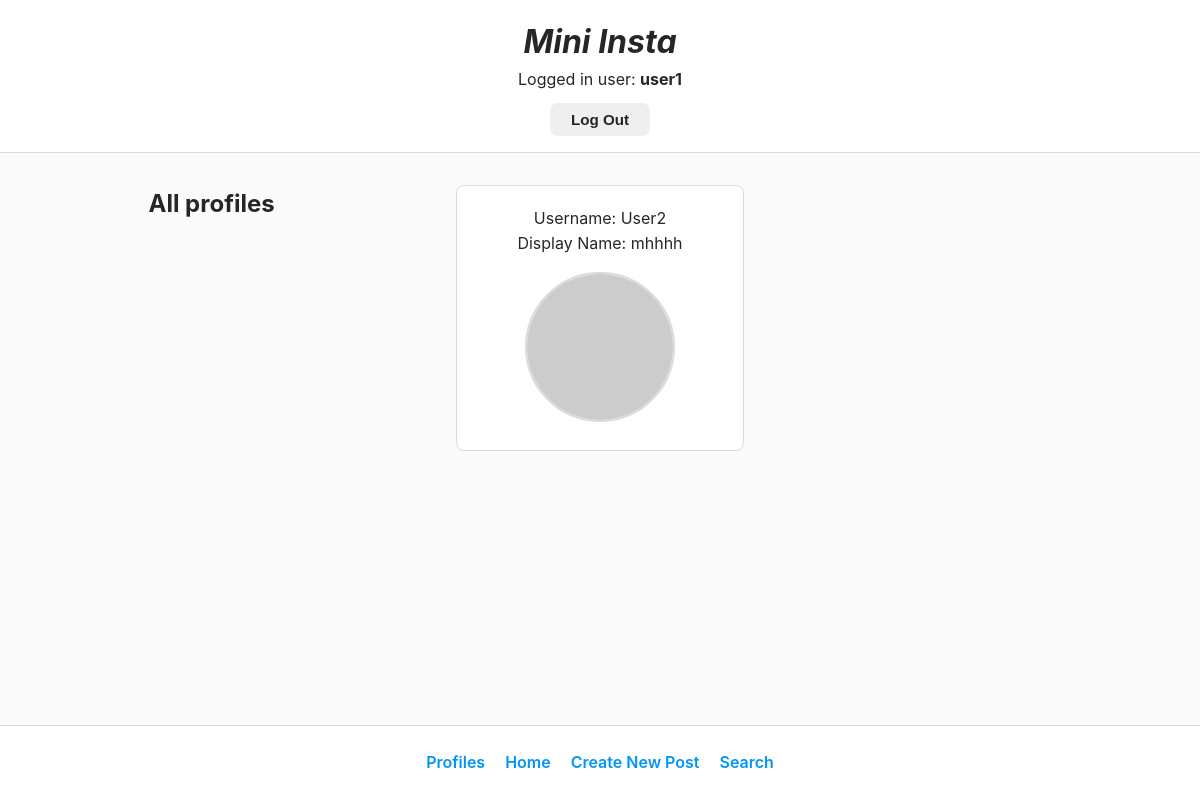
/mini_insta/ (signed in), run on an earlier commit of the app's database.
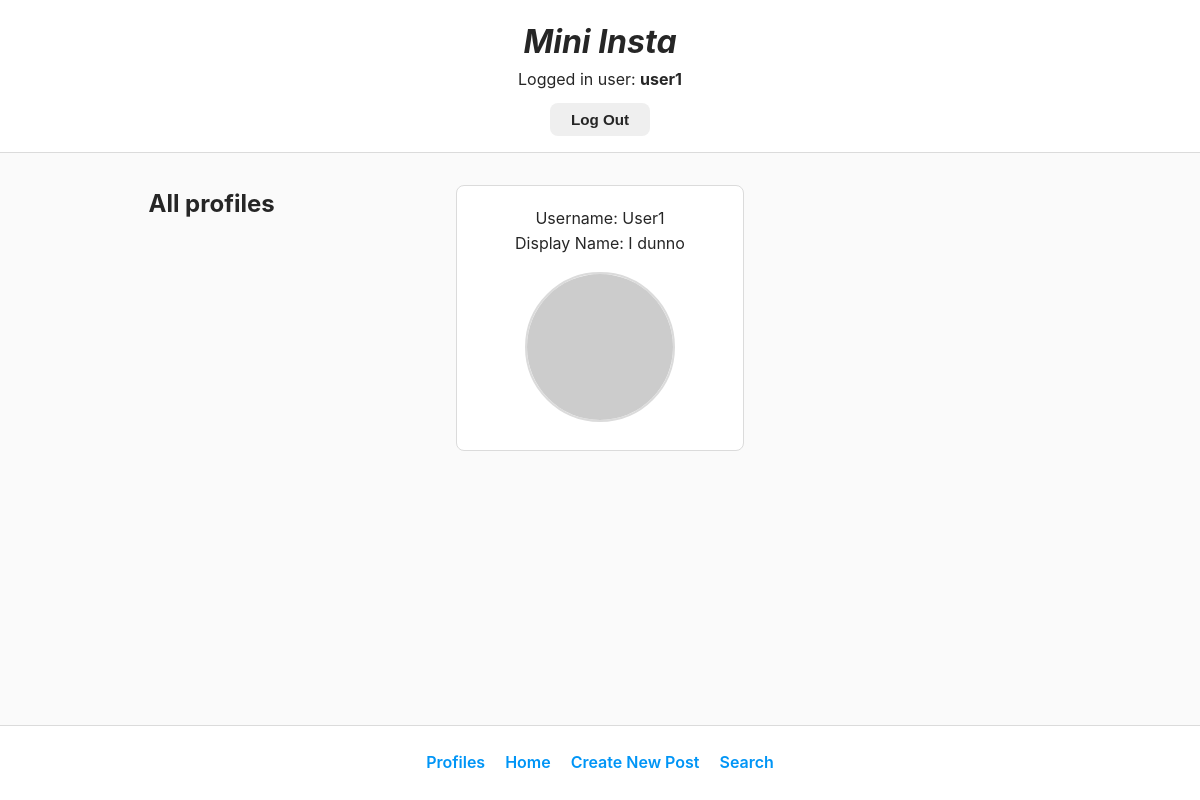
And on a later commit of the database.
### mini_insta/models.py (models this page shows, shortened)
class Profile(models.Model):
    username = models.TextField(blank=True)
    display_name = models.TextField(blank=True)
    profile_image_url = models.URLField(blank=True)
    bio_text = models.TextField(blank=True)
    join_date = models.DateTimeField(auto_now=True)
    user = models.OneToOneField(User, on_delete=models.CASCADE)

### mini_insta/views.py (the view)
# urls.py: path('', ProfileListView.as_view(), name=""),
class ProfileListView(ListView):
    model = Profile
    template_name = 'mini_insta/show_all_profiles.html'
    context_object_name = "profiles"

### mini_insta/templates/mini_insta/show_all_profiles.html
{%extends 'mini_insta/base.html'%} {% block content %} {% load static %}
<main class="grid-container">
  <h2>All profiles</h2>
  {% for profile in profiles%}
    {% if request.user == profile.user %}
      <div class="profile-card">
        <div>
          Username: {{ profile.username }} <br />
          Display Name: {{profile.display_name}}
        </div>
        <a href="{% url 'show_profile' %}">
          {% if profile.profile_image_url %}
            <img class="profile-pic" src="{{profile.profile_image_url}}" alt="pfp" />
          {% else %}
            <img class="profile-pic" src="{% static 'img/mini_insta/no_profile.jpeg'%}" alt="pfp" />
          {% endif %}
        </a>
        <br />
      </div>
    {% endif %}
  {% endfor %}
</main>
{% endblock %}

### mini_insta/templates/mini_insta/base.html (shortened to what this page needs)
{% load static %}
<!DOCTYPE html>
<html>
  <head>
    <link rel="stylesheet" href="{% static 'mini_insta.css' %}" />
  </head>
  <body>
    <header>
      <h1>Mini Insta</h1>
      <div class="auth-bar">
        {% if request.user.is_authenticated %}
          Logged in user: <strong>{{ request.user }}</strong>
          <div style="display: flex; justify-content: center;">
            <form action="{% url 'logout' %}" method="post" class="logout-form" style="width: 100px;">
              <button class="btn btn-secondary" type="submit" style="margin-top: 10px;">Log Out</button>
            </form>
          </div>
        {% endif %}
      </div>
    </header>
    {% block content %}
    {% endblock %}
    <footer>
      <ul class="footer-links">
        <li><a href="{% url 'show_all_profiles' %}">Profiles</a></li>
        {% if request.user.is_authenticated %}
          <li><a href="{% url 'show_feed' %}">Home</a></li>
          <li><a href="{% url 'create_post' %}">Create New Post</a></li>
          <li><a href="{% url 'search' %}">Search</a></li>
        {% endif %}
      </ul>
    </footer>
  </body>
</html>

### static/mini_insta.css (style rules this page uses)
* { box-sizing: border-box; margin: 0; padding: 0; }
body { font-family: -apple-system, BlinkMacSystemFont, "Segoe UI", Roboto, Helvetica, Arial, sans-serif; background-color: #fafafa; color: #262626; line-height: 1.6; display: flex; flex-direction: column; min-height: 100vh; }
a { text-decoration: none; color: inherit; }
header { background-color: #ffffff; border-bottom: 1px solid #dbdbdb; padding: 1rem 0; text-align: center; position: sticky; top: 0; z-index: 100; }
header h1 { font-size: 2rem; font-style: italic; font-weight: 700; color: #262626; }
footer { background-color: #ffffff; border-top: 1px solid #dbdbdb; padding: 1.5rem; margin-top: auto; }
.footer-links { display: flex; justify-content: center; gap: 20px; list-style-type: none; }
footer a { color: #0095f6; font-weight: 600; }
main { max-width: 935px; margin: 2rem auto; padding: 0 1rem; width: 100%; }
.btn { display: inline-block; padding: 8px 16px; border-radius: 8px; font-weight: 600; font-size: 0.95rem; text-align: center; cursor: pointer; border: none; transition: all 0.2s ease; }
.btn-secondary { background-color: #efefef; color: #262626; }
.grid-container { display: grid; grid-template-columns: repeat(auto-fill, minmax(250px, 1fr)); gap: 20px; }
.profile-card { background-color: #ffffff; border: 1px solid #dbdbdb; border-radius: 8px; padding: 20px; text-align: center; }
.profile-card .profile-pic { margin-top: 15px; }
.profile-pic { width: 150px; height: 150px; object-fit: cover; border-radius: 50%; border: 2px solid #dbdbdb; flex-shrink: 0; }
form { display: flex; flex-direction: column; width: 100%; }

What changed in the data, as far as the page shows it:
no longer on this page (row edited): Profile: username "User2", display_name "mhhhh"
now on this page (row edited): Profile: username "User1", display_name "I dunno"
